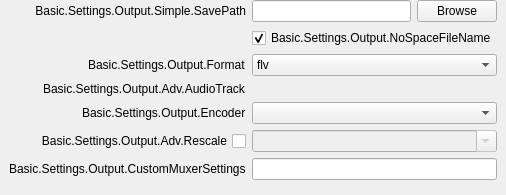
                       <widget class="QWidget" name="advOutRecStandard">
                        <layout class="QVBoxLayout" name="verticalLayout_13">
                         <property name="leftMargin">
                          <number>0</number>
                         </property>
                         <property name="topMargin">
                          <number>0</number>
                         </property>
                         <property name="rightMargin">
                          <number>0</number>
                         </property>
                         <property name="bottomMargin">
                          <number>0</number>
                         </property>
                         <item>
                          <widget class="QFrame" name="advOutRecTopContainer">
                           <property name="sizePolicy">
                            <sizepolicy hsizetype="Preferred" vsizetype="Maximum">
                             <horstretch>0</horstretch>
                             <verstretch>0</verstretch>
                            </sizepolicy>
                           </property>
                           <layout class="QFormLayout" name="formLayout_16">
                            <property name="fieldGrowthPolicy">
                             <enum>QFormLayout::AllNonFixedFieldsGrow</enum>
                            </property>
                            <property name="labelAlignment">
                             <set>Qt::AlignRight|Qt::AlignTrailing|Qt::AlignVCenter</set>
                            </property>
                            <property name="topMargin">
                             <number>0</number>
                            </property>
                            <item row="0" column="0">
                             <widget class="QLabel" name="label_32">
                              <property name="sizePolicy">
                               <sizepolicy hsizetype="Preferred" vsizetype="Expanding">
                                <horstretch>0</horstretch>
                                <verstretch>0</verstretch>
                               </sizepolicy>
                              </property>
                              <property name="minimumSize">
                               <size>
                                <width>170</width>
                                <height>0</height>
                               </size>
                              </property>
                              <property name="text">
                               <string>Basic.Settings.Output.Simple.SavePath</string>
                              </property>
                              <property name="alignment">
                               <set>Qt::AlignRight|Qt::AlignTrailing|Qt::AlignVCenter</set>
                              </property>
                              <property name="buddy">
                               <cstring>advOutRecPath</cstring>
                              </property>
                             </widget>
                            </item>
                            <item row="0" column="1">
                             <layout class="QHBoxLayout" name="horizontalLayout_6">
                              <item>
                               <widget class="QLineEdit" name="advOutRecPath">
                                <property name="enabled">
                                 <bool>true</bool>
                                </property>
                               </widget>
                              </item>
                              <item>
                               <widget class="QPushButton" name="advOutRecPathBrowse">
                                <property name="enabled">
                                 <bool>true</bool>
                                </property>
                                <property name="text">
                                 <string>Browse</string>
                                </property>
                               </widget>
                              </item>
                             </layout>
                            </item>
                            <item row="1" column="1">
                             <widget class="QCheckBox" name="advOutNoSpace">
                              <property name="text">
                               <string>Basic.Settings.Output.NoSpaceFileName</string>
                              </property>
                              <property name="checked">
                               <bool>true</bool>
                              </property>
                             </widget>
                            </item>
                            <item row="2" column="0">
                             <widget class="QLabel" name="label_43">
                              <property name="text">
                               <string>Basic.Settings.Output.Format</string>
                              </property>
                              <property name="buddy">
                               <cstring>advOutRecFormat</cstring>
                              </property>
                             </widget>
                            </item>
                            <item row="2" column="1">
                             <widget class="QComboBox" name="advOutRecFormat">
                              <item>
                               <property name="text">
                                <string notr="true">flv</string>
                               </property>
                              </item>
                              <item>
                               <property name="text">
                                <string notr="true">mp4</string>
                               </property>
                              </item>
                              <item>
                               <property name="text">
                                <string notr="true">mov</string>
                               </property>
                              </item>
                              <item>
                               <property name="text">
                                <string notr="true">mkv</string>
                               </property>
                              </item>
                              <item>
                               <property name="text">
                                <string notr="true">ts</string>
                               </property>
                              </item>
                              <item>
                               <property name="text">
                                <string notr="true">m3u8</string>
                               </property>
                              </item>
                             </widget>
                            </item>
                            <item row="3" column="0">
                             <widget class="QLabel" name="label_29">
                              <property name="text">
                               <string>Basic.Settings.Output.Adv.AudioTrack</string>
                              </property>
                             </widget>
                            </item>
                            <item row="4" column="0">
                             <widget class="QLabel" name="advOutRecEncLabel">
                              <property name="text">
                               <string>Basic.Settings.Output.Encoder</string>
                              </property>
                              <property name="buddy">
                               <cstring>advOutRecEncoder</cstring>
                              </property>
                             </widget>
                            </item>
                            <item row="4" column="1">
                             <widget class="QComboBox" name="advOutRecEncoder"/>
                            </item>
                            <item row="5" column="0">
                             <widget class="QCheckBox" name="advOutRecUseRescale">
                              <property name="sizePolicy">
                               <sizepolicy hsizetype="Minimum" vsizetype="Expanding">
                                <horstretch>0</horstretch>
                                <verstretch>0</verstretch>
                               </sizepolicy>
                              </property>
                              <property name="layoutDirection">
                               <enum>Qt::RightToLeft</enum>
                              </property>
                              <property name="text">
                               <string>Basic.Settings.Output.Adv.Rescale</string>
                              </property>
                             </widget>
                            </item>
                            <item row="5" column="1">
                             <widget class="QFrame" name="advOutRecRescaleContainer">
                              <layout class="QHBoxLayout" name="horizontalLayout_4">
                               <property name="leftMargin">
                                <number>0</number>
                               </property>
                               <property name="topMargin">
                                <number>0</number>
                               </property>
                               <property name="rightMargin">
                                <number>0</number>
                               </property>
                               <property name="bottomMargin">
                                <number>0</number>
                               </property>
                               <item>
                                <widget class="QComboBox" name="advOutRecRescale">
                                 <property name="enabled">
                                  <bool>false</bool>
                                 </property>
                                 <property name="editable">
                                  <bool>true</bool>
                                 </property>
                                </widget>
                               </item>
                              </layout>
                             </widget>
                            </item>
                            <item row="6" column="0">
                             <widget class="QLabel" name="label_9001">
                              <property name="text">
                               <string>Basic.Settings.Output.CustomMuxerSettings</string>
                              </property>
                              <property name="buddy">
                               <cstring>advOutMuxCustom</cstring>
                              </property>
                             </widget>
                            </item>
                            <item row="6" column="1">
                             <widget class="QLineEdit" name="advOutMuxCustom"/>
                            </item>
                            <item row="3" column="1">
                             <widget class="QStackedWidget" name="advRecTrackWidget">
                              <property name="sizePolicy">
                               <sizepolicy hsizetype="Maximum" vsizetype="Preferred">
                                <horstretch>0</horstretch>
                                <verstretch>0</verstretch>
                               </sizepolicy>
                              </property>
                              <property name="currentIndex">
                               <number>0</number>
                              </property>
                              <widget class="QWidget" name="recTracks">
                               <layout class="QHBoxLayout" name="advOutRecTrackLayout">
                                <property name="leftMargin">
                                 <number>0</number>
                                </property>
                                <property name="topMargin">
                                 <number>0</number>
                                </property>
                                <property name="rightMargin">
                                 <number>0</number>
                                </property>
                                <property name="bottomMargin">
                                 <number>0</number>
                                </property>
                               </layout>
                              </widget>
                              <widget class="QWidget" name="flvTracks">
                               <widget class="QWidget" name="horizontalLayoutWidget">
                                <property name="geometry">
                                 <rect>
                                  <x>9</x>
                                  <y>0</y>
                                  <width>236</width>
                                  <height>25</height>
                                 </rect>
                                </property>
                                <layout class="QHBoxLayout" name="flvTrackLayout">
                                 <property name="leftMargin">
                                  <number>0</number>
                                 </property>
                                 <property name="topMargin">
                                  <number>0</number>
                                 </property>
                                 <property name="rightMargin">
                                  <number>0</number>
                                 </property>
                                 <property name="bottomMargin">
                                  <number>0</number>
                                 </property>
                                </layout>
                               </widget>
                              </widget>
                             </widget>
                            </item>
                           </layout>
                          </widget>
                         </item>
                         <item>
                          <widget class="QFrame" name="widget_7">
                           <layout class="QVBoxLayout" name="verticalLayout_15">
                            <property name="leftMargin">
                             <number>0</number>
                            </property>
                            <property name="topMargin">
                             <number>0</number>
                            </property>
                            <property name="rightMargin">
                             <number>0</number>
                            </property>
                            <property name="bottomMargin">
                             <number>0</number>
                            </property>
                           </layout>
                          </widget>
                         </item>
                        </layout>
                       </widget>
